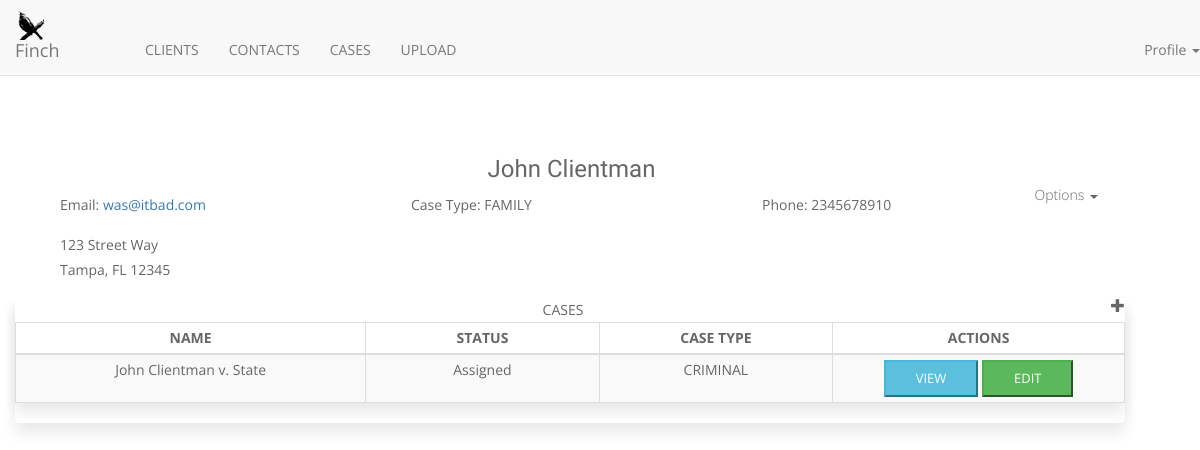
/clients/4/view/, run on the app's committed database.
### clients/models.py (models this page shows, shortened)
class Account(models.Model):
    name = models.CharField(pgettext_lazy("Name of Client", "Name"), max_length=64)
    email = models.EmailField()
    phone = models.CharField(max_length=20)
    industry = models.CharField(_("Industry Type"), max_length=255, choices=INDCHOICES, blank=True, null=True)
    billing_address = models.ForeignKey(Address, related_name='account_billing_address', on_delete=models.CASCADE, blank=True, null=True)
    shipping_address = models.ForeignKey(Address, related_name='account_shipping_address', on_delete=models.CASCADE, blank=True, null=True)
    website = models.URLField(_("Website"), blank=True, null=True)
    description = models.TextField(blank=True, null=True)
    assigned_to = models.ManyToManyField(User, related_name='account_assigned_to')
    teams = models.ManyToManyField(Team)
    created_by = models.ForeignKey(User, related_name='account_created_by', on_delete=models.CASCADE)
    created_on = models.DateTimeField(_("Created on"), auto_now_add=True)
    is_active = models.BooleanField(default=False)

### common/models.py (models this page shows, shortened)
class Address(models.Model):
    address_line = models.CharField(_("Address"), max_length=255, blank=True, null=True)
    street = models.CharField(_("Street"), max_length=55, blank=True, null=True)
    city = models.CharField(_("City"), max_length=255, blank=True, null=True)
    state = models.CharField(_("State"), max_length=255, blank=True, null=True)
    postcode = models.CharField(_("Post/Zip-code"), max_length=64, blank=True, null=True)

### cases/models.py (models this page shows, shortened)
class Case(models.Model):
    name = models.CharField(
        pgettext_lazy("Name of the case", "Name"),
        max_length=64)
    status = models.CharField(choices=STATUS_CHOICE, max_length=64)
    priority = models.CharField(choices=PRIORITY_CHOICE, max_length=64)
    case_type = models.CharField(choices=INDCHOICES, max_length=255, blank=True, null=True, default='')
    account = models.ForeignKey(Account, on_delete=models.CASCADE, blank=True, null=True)
    contacts = models.ManyToManyField(Contact)
    description = models.TextField(blank=True, null=True)
    assigned_to = models.ManyToManyField(User, related_name='case_assigned_users')
    teams = models.ManyToManyField(Team)
    created_by = models.ForeignKey(User, related_name='case_created_by', on_delete=models.CASCADE)
    created_on = models.DateTimeField(_("Created on"), auto_now_add=True)
    is_active = models.BooleanField(default=False)

### clients/views.py (the view)
# urls.py: url(r'^(?P<account_id>\d*)/view/$', views.view_account, name="view_account"),
@csrf_exempt
def view_account(request, account_id):
    account_record = get_object_or_404(Account, id=account_id)
    comments = account_record.clients_comments.all()
    contacts = Contact.objects.filter(account=account_record)
    users = User.objects.filter(is_active=True).order_by('email')
    cases = Case.objects.filter(account=account_record)
    teams = Team.objects.all()
    return render(request, "clients/view_client.html", {
        'account_record': account_record,
        'teams': teams,
        'contacts': contacts,
        'users': users,
        'cases': cases,
        'countries': COUNTRIES,
        'currencies': CURRENCY_CODES,
        'case_types': CASE_TYPE,
        'case_priority': PRIORITY_CHOICE,
        'case_status': STATUS_CHOICE,
        'comments': comments
    })

### templates/clients/view_client.html (shortened to what this page needs)
{% extends 'base.html' %}
{% load staticfiles %}
{% block breadcrumb1 %}
<ol class="breadcrumb">
  <li><a href="{% url 'clients:list' %}">clients</a></li>
  <li class="active">{{account_record.name}}</li>
</ol>
{% endblock breadcrumb1 %}
{% block content %}
<div class="container">
  <div class="col-md-8 col-sm-6 col-xs-12" style="width:95%">
  <center>
    <h3>{{ account_record.name }}</h3>
  </center>
  <div class="pull-right">
  <div class="dropdown">
      <p class="pull-right" style="margin-top: -10px" id="dropdownMenu1" data-toggle="dropdown">Options
        <span class="caret"></span></p>
    </div>
    </div>
              {% if account_record.email %} -->
              <div class="filter_col col-md-4">
                <div class="form-group">
                  Email: <a href="mailto:{{ account_record.email }}">{{ account_record.email }}</a>
                </div>
              </div>
              {% endif %}
              {% if account_record.industry %}
              <div class="filter_col col-md-4">
                <div class="form-group">
                  <div class="account_field" id ="account_industry" data-name="name">Case Type: {{ account_record.industry }}</div>
                </div>
              </div>
              {% endif %}
            {% if account_record.phone %}
            <div class="filter_col col-md-2">
              <div class="form-group">
                <div class="account_field" id ="account_industry" data-name="name">Phone: {{ account_record.phone }}</div>
              </div>
            </div>
            {% endif %}
          </div>
            <div class="col-md-4">
              {% if account_record.billing_address.address_line or account_record.billing_address.street or  account_record.billing_address.city or   account_record.billing_address.state or account_record.billing_address.postcode or account_record.billing_address.country %}
              <div class="filter_col col-md-8">
                <div class="form-group">
                  <div class="account_field" id="account_billing_address" data-name="name">
                    {% if account_record.billing_address.address_line %}
                      {{account_record.billing_address.address_line}}</br>
                    {% endif %}
                    {% if account_record.billing_address.city %}
                      {{ account_record.billing_address.city }},
                    {% endif %}
                    {% if account_record.billing_address.state %}
                      {{ account_record.billing_address.state }}
                    {% endif %}
                    {% if account_record.billing_address.postcode %}
                      {{ account_record.billing_address.postcode }}</br>
                    {% endif %}
                  </div>
                </div>
              </div>
              {% endif %}
        </div>
      </div>
    </div>
<div class="col-md-8 col-sm-6 col-xs-12" style="width:95%">
<div class="panel">
<form method='GET' class="accountdetails_row">
  <div class="table_container_row row marl">
    <div class="col-md-12">
      <div class="panel panel-default">
        <div class="panel-heading-list view-pad text-center">
          CASES
          <span class="pull-right glyphicon glyphicon-plus" data-toggle="modal" data-dismiss="modal_case" data-target="#myModal3"></span>
        </div>
        <div class="panel-content">
          <table class="table table-bordered table-striped table-condensed">
            <thead>
              <tr>
                <th width="30%" style="text-align:center;">NAME</th>
                <th width="20%" style="text-align:center;">STATUS</th>
                <th width="20%" style="text-align:center;">CASE TYPE</th>
                <th width="25%" style="text-align:center;">ACTIONS</th>
              </tr>
            </thead>
            <tbody>
              {% for case in cases %}
              <tr id="cases_details{{case.id}}" class="text-center">
                <td>{{ case.name }}</td>
                <td>{{ case.status }}</td>
                <td>
                  {% if case.case_type %}
                    {{ case.case_type }}
                  {% else %}
                    Not Set
                  {% endif %}
                </td>
                <td>
                  <button type="button" class="caseview btn-info" id="case_view" data-toggle="modal" data-dismiss="modal" data-target="#caseViewModal_{{case.id}}">VIEW</button>
                  <button type="button" class="caseedit btn-success" id="case_edit" data-toggle="modal" data-dismiss="modal" data-target="#caseEditModal_{{case.id}}">EDIT</button>
                </td>
              </tr>
              {% endfor %}
            </tbody>
          </table>
        </div>
      </div>
</div>
</div>
{% endblock content %}

### static/css/main.css (style rules this page uses)
body { font-family: 'Open Sans', sans-serif; background: #fff; font-size: 14px; font-weight: 400; -webkit-box-sizing: border-box; -moz-box-sizing: border-box; box-sizing: border-box; -webkit-font-smoothing: subpixel-antialiased; color: #666; line-height: 25px; -webkit-backface-visibility: hidden; backface-visibility: hidden; }
h1, h2, h3, h4 { font-family: 'Muli', sans-serif; font-weight: 400; }
p { font-size: 14px; font-family: 'Open Sans', sans-serif; font-weight: 300; }
a { -webkit-transition: all 0.2s linear; -moz-transition: all 0.2s linear; -o-transition: all 0.2s linear; transition: all 0.2s linear; }
.btn, button { padding: 7px 30px; border-radius: 0px; font-weight: 400; color: black; background-color: #ea6464; font-size: 13px; -webkit-transition: all 0.2s linear; -moz-transition: all 0.2s linear; -o-transition: all 0.2s linear; transition: all 0.2s linear; display: inline-block; }
.panel { box-shadow: 0 10px 15px rgba(0,0,0,.09); border: none; }

### data on the page
Account: name "John Clientman", email "was@itbad.com", industry "FAMILY", phone "2345678910", billing_address.address_line "123 Street Way", billing_address.city "Tampa", billing_address.state "FL", billing_address.postcode "12345"
Case: name "John Clientman v. State", status "Assigned", case_type "CRIMINAL"
